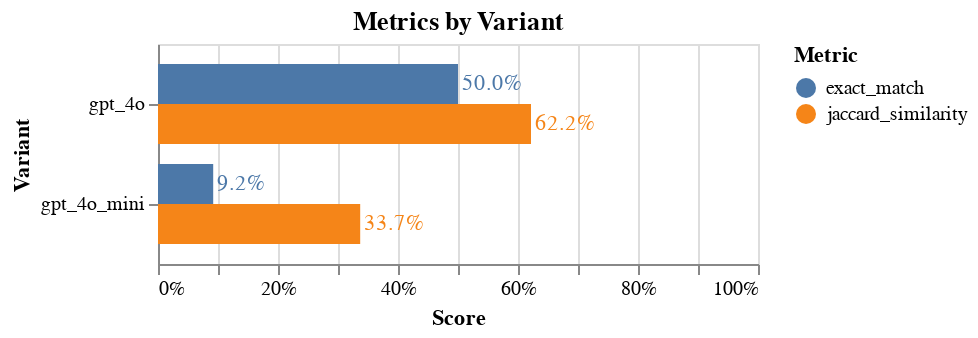

Notebook code for this chart:
### Code cell
chart = (
    alt.Chart(scores_df)
    .encode(
        x=alt.X("Score:Q", axis=alt.Axis(format="%"), scale=alt.Scale(domain=[0, 1])),
        y="Variant:N",
        yOffset="Metric:N",
        color="Metric:N",
        text=alt.Text("Score:Q", format=".1%"),
    )
    .properties(title="Metrics by Variant")
)

chart = chart.mark_bar() + chart.mark_text(align="left", dx=2)

chart

### Figure 1 — Vega-Lite specification as saved in the notebook (floating-point values rounded to 4 significant figures)
{"config": {"view": {"continuousWidth": 300, "continuousHeight": 300}}, "layer": [{"mark": {"type": "bar"}, "encoding": {"color": {"field": "Metric", "type": "nominal"}, "text": {"field": "Score", "format": ".1%", "type": "quantitative"}, "x": {"axis": {"format": "%"}, "field": "Score", "scale": {"domain": [0, 1]}, "type": "quantitative"}, "y": {"field": "Variant", "type": "nominal"}, "yOffset": {"field": "Metric", "type": "nominal"}}, "title": "Metrics by Variant"}, {"mark": {"type": "text", "align": "left", "dx": 2}, "encoding": {"color": {"field": "Metric", "type": "nominal"}, "text": {"field": "Score", "format": ".1%", "type": "quantitative"}, "x": {"axis": {"format": "%"}, "field": "Score", "scale": {"domain": [0, 1]}, "type": "quantitative"}, "y": {"field": "Variant", "type": "nominal"}, "yOffset": {"field": "Metric", "type": "nominal"}}, "title": "Metrics by Variant"}], "data": {"name": "data-f2eaf6bd7983dac5ac8f2c28d2aa6cdb"}, "$schema": "https://vega.github.io/schema/vega-lite/v5.20.1.json", "datasets": {"data-f2eaf6bd7983dac5ac8f2c28d2aa6cdb": [{"Variant": "gpt_4o", "Metric": "exact_match", "Score": 0.5}, {"Variant": "gpt_4o", "Metric": "jaccard_similarity", "Score": 0.6217}, {"Variant": "gpt_4o_mini", "Metric": "exact_match", "Score": 0.092}, {"Variant": "gpt_4o_mini", "Metric": "jaccard_similarity", "Score": 0.337}]}}
